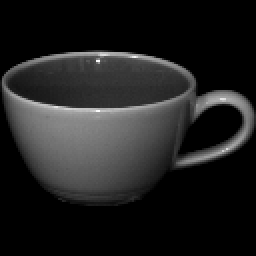
#> input picture Input/obj18__0.png, 128 x 128 px (shown 2 times larger); its folder holds only this picture in this run
$ python canny_segmentation.py
#> lines starting #> are read from the running program, lines starting #| are printed output that depends on the picture; after the words box and inside, x2 and y2 are one past the last pixel; in counts of white or black regions, pixels touching at a corner belong together
#> further down, img is the input picture: shape (128, 128); min 0, max 255, mean 32.2
import cv2
import numpy as np
import os

def generate_mask(img):

    blur = cv2.GaussianBlur(img, (5, 5), 0)
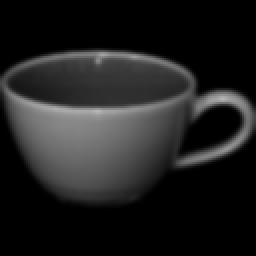
#> blur: shape (128, 128) (shown 2 times larger); min 0, max 183, mean 32.2

    edges = cv2.Canny(blur, 50, 100)
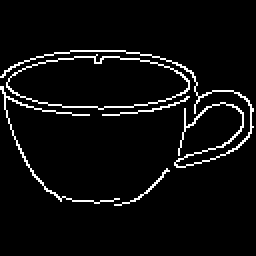
#> edges: shape (128, 128) (shown 2 times larger); 4.9% white in thin lines or dots, all inside (x1, y1, x2, y2) = (0, 25, 127, 103)

    kernel = np.ones((5, 5), np.uint8)
    closed = cv2.morphologyEx(edges, cv2.MORPH_CLOSE, kernel)
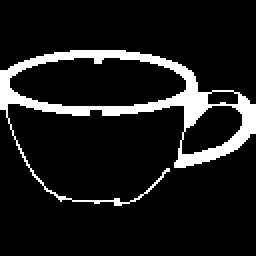
#> closed: shape (128, 128) (shown 2 times larger); 10.4% white; 1 white region

    contours, _ = cv2.findContours(closed, cv2.RETR_EXTERNAL, cv2.CHAIN_APPROX_SIMPLE)
#> contours = 1 contour; box (x1, y1, x2, y2) and area: (0, 25, 128, 103) 3674

    mask = np.zeros_like(img)
    if contours:
        largest_contour = max(contours, key=cv2.contourArea)
#> largest_contour = contour of 230 points, box (x1, y1, x2, y2) (0, 25, 128, 103), area 3674
        cv2.drawContours(mask, [largest_contour], -1, 255, thickness=cv2.FILLED)
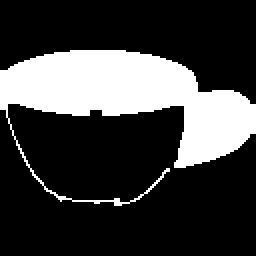
#> mask: shape (128, 128) (shown 2 times larger); 24.1% white; 1 white region, box (x1, y1, x2, y2) and area: (0, 25, 128, 103) 3947
    return mask


if __name__ == "__main__":

    input_folder = "Input"
    output_folder = "results/canny"
    os.makedirs(output_folder, exist_ok=True)

    for filename in os.listdir(input_folder):
        if filename.endswith((".png", ".jpg", ".bmp")):

            img_path = os.path.join(input_folder, filename)
            img = cv2.imread(img_path, cv2.IMREAD_GRAYSCALE)

            mask = generate_mask(img)

            save_path = os.path.join(output_folder, filename)
            cv2.imwrite(save_path, mask)

    print("Canny mask generation completed")

$ run again, on Input/obj1__1.png
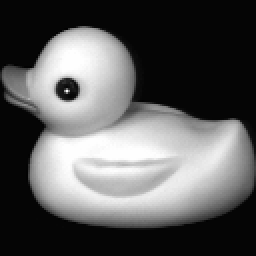
#> input picture Input/obj1__1.png, 128 x 128 px (shown 2 times larger)
#> img is the input picture: shape (128, 128); min 0, max 254, mean 91.7
#> in generate_mask, `edges = cv2.Canny(blur, 50, 100)`:
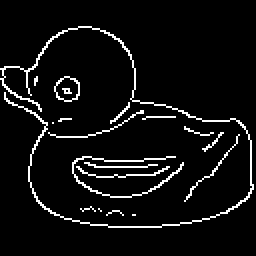
#> edges: shape (128, 128) (shown 2 times larger); 5.9% white in thin lines or dots, all inside (x1, y1, x2, y2) = (0, 13, 127, 114)
#> closed: shape (128, 128); 10.5% white; 6 white regions (2 under 20 px)
#> contours = 1 contour; box (x1, y1, x2, y2) and area: (0, 13, 128, 114) 7974
#> largest_contour = contour of 152 points, box (x1, y1, x2, y2) (0, 13, 128, 114), area 7974
#> in generate_mask, `cv2.drawContours(mask, [largest_contour], -1, 255, thickness=cv2.FILLED)`:
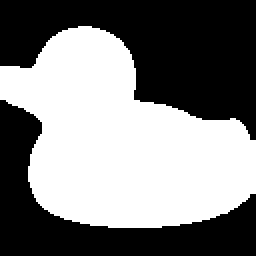
#> mask: shape (128, 128) (shown 2 times larger); 49.8% white; 1 white region, box (x1, y1, x2, y2) and area: (0, 13, 128, 114) 8161

$ run again, on Input/obj3__0.png
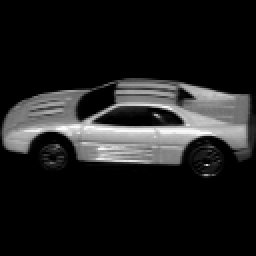
#> input picture Input/obj3__0.png, 128 x 128 px (shown 2 times larger)
#> img is the input picture: shape (128, 128); min 0, max 255, mean 30.7
#> in generate_mask, `edges = cv2.Canny(blur, 50, 100)`:
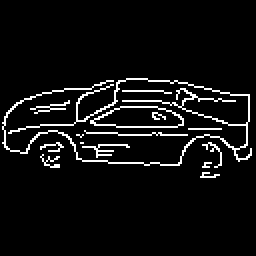
#> edges: shape (128, 128) (shown 2 times larger); 6% white in thin lines or dots, all inside (x1, y1, x2, y2) = (1, 39, 126, 89)
#> closed: shape (128, 128); 14.1% white; 1 white region
#> contours = 1 contour; box (x1, y1, x2, y2) and area: (0, 39, 128, 89) 4185
#> largest_contour = contour of 132 points, box (x1, y1, x2, y2) (0, 39, 128, 89), area 4185
#> in generate_mask, `cv2.drawContours(mask, [largest_contour], -1, 255, thickness=cv2.FILLED)`:
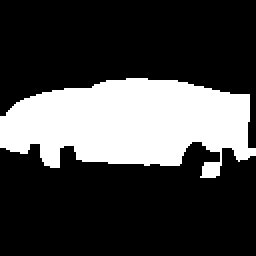
#> mask: shape (128, 128) (shown 2 times larger); 26.7% white; 1 white region, box (x1, y1, x2, y2) and area: (0, 39, 128, 89) 4374
